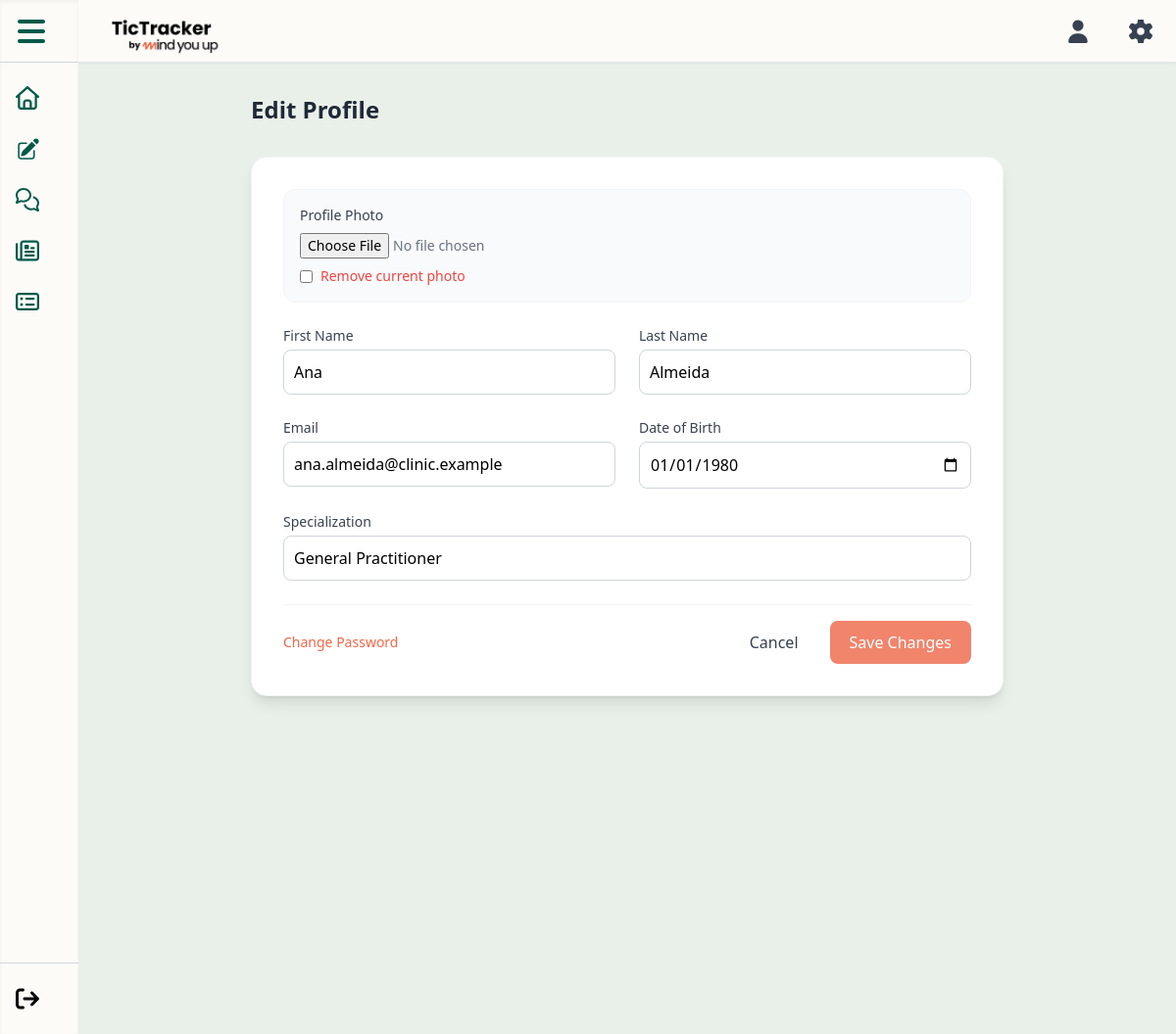
The app's page /pages/professional/edit_professional_profile.php (signed in) with its own data.
### tables this page shows
CREATE TABLE IF NOT EXISTS `professional_profile` (
  `User_ID` int(11) NOT NULL,
  `Specialization` varchar(100) DEFAULT 'General Practitioner',
  PRIMARY KEY (`User_ID`),
  FOREIGN KEY (`User_ID`) REFERENCES `user_profile`(`User_ID`) ON DELETE CASCADE ON UPDATE CASCADE
);

CREATE TABLE IF NOT EXISTS `user_profile` (
  `User_ID` int(11) NOT NULL AUTO_INCREMENT,
  `User_Image` varchar(250) NOT NULL COMMENT 'meter link na imagem',
  `First_Name` varchar(50) NOT NULL,
  `Last_Name` varchar(50) NOT NULL,
  `Email` varchar(50) NOT NULL,
  `Password` varchar(250) NOT NULL,
  `Birthday` DATE NOT NULL,
  `Role` enum('Professional','Patient') NOT NULL,
  PRIMARY KEY (`User_ID`),
  UNIQUE KEY `Email` (`Email`)
);

### pages/professional/edit_professional_profile.php (the view, shortened to what this page needs)
<?php
include('../../config.php');
$user_id = $_SESSION['user_id'];
$sql = "SELECT u.First_Name, u.Last_Name, u.Email, u.Birthday, u.User_Image, p.Specialization
        FROM user_profile u LEFT JOIN professional_profile p ON u.User_ID = p.User_ID WHERE u.User_ID = ?";
$stmt = $conn->prepare($sql);
$stmt->bind_param("i", $user_id);
$stmt->execute();
$profile = $stmt->get_result()->fetch_assoc();
include('../../components/header_component.php');
?>
<div class="flex h-screen bg-[#E9F0E9] font-sans">
    <?php include('../../includes/navbar.php'); ?>
    <main class="flex-1 overflow-y-auto p-8">
        <div class="max-w-3xl mx-auto">
            <h1 class="text-2xl font-bold text-gray-800 mb-8">Edit Profile</h1>
            <div class="bg-white rounded-2xl shadow-lg border border-gray-100 p-8">
                <form method="POST" enctype="multipart/form-data" class="space-y-6">
                    <div class="p-4 bg-gray-50 rounded-xl border border-gray-100">
                        <label class="block text-sm font-medium text-gray-700 mb-2">Profile Photo</label>
                        <input type="file" name="profile_pic" accept="image/*" class="block w-full text-sm text-gray-500 mb-2"/>
                        <?php if(!empty($profile['User_Image'])): ?>
                            <div class="flex items-center gap-2 mt-2">
                                <input type="checkbox" name="remove_photo" id="rm_photo" class="rounded text-indigo-600 focus:ring-indigo-500">
                                <label for="rm_photo" class="text-sm text-red-500 font-medium cursor-pointer">Remove current photo</label>
                            </div>
                        <?php endif; ?>
                    </div>
                    <div class="grid grid-cols-1 md:grid-cols-2 gap-6">
                        <div>
                            <label class="block text-sm font-medium text-gray-700 mb-1">First Name</label>
                            <input type="text" name="first_name" value="<?= htmlspecialchars($profile['First_Name'] ?? '') ?>" required class="w-full rounded-lg border-gray-300 border p-2.5">
                        </div>
                        <div>
                            <label class="block text-sm font-medium text-gray-700 mb-1">Last Name</label>
                            <input type="text" name="last_name" value="<?= htmlspecialchars($profile['Last_Name'] ?? '') ?>" required class="w-full rounded-lg border-gray-300 border p-2.5">
                        </div>
                    </div>
                    <div class="grid grid-cols-1 md:grid-cols-2 gap-6">
                        <div>
                            <label class="block text-sm font-medium text-gray-700 mb-1">Email</label>
                            <input type="email" name="email" value="<?= htmlspecialchars($profile['Email'] ?? '') ?>" required class="w-full rounded-lg border-gray-300 border p-2.5">
                        </div>
                        <div>
                            <label class="block text-sm font-medium text-gray-700 mb-1">Date of Birth</label>
                            <input type="date" name="dob" value="<?= htmlspecialchars($profile['Birthday'] ?? '') ?>" class="w-full rounded-lg border-gray-300 border p-2.5">
                        </div>
                    </div>
                    <div>
                        <label class="block text-sm font-medium text-gray-700 mb-1">Specialization</label>
                        <input type="text" name="specialization" value="<?= htmlspecialchars($profile['Specialization'] ?? '') ?>" placeholder="e.g. Clinical Psychologist" class="w-full rounded-lg border-gray-300 border p-2.5">
                    </div>
                    <div class="pt-4 flex justify-between items-center border-t border-gray-100 mt-6">
                         <a href="../auth/reset_password.php" class="text-[#F26647] hover:underline text-sm font-medium">Change Password</a>
                        <div class="flex gap-3">
                            <a href="professional_profile.php" class="px-5 py-2.5 rounded-lg text-gray-700 hover:bg-gray-100">Cancel</a>
                            <button type="submit" class="px-5 py-2.5 rounded-lg bg-[#F0856C] text-white font-medium hover:bg-[#F26647]">Save Changes</button>
                        </div>
                    </div>
                </form>
            </div>
        </div>
    </main>
</div>

### css/stylemain.css (style rules this page uses)
body { font-family: 'Inter', sans-serif; }

### includes/navbar.php (style rules this page uses)
body { top: 0 !important; }

### records on screen
professional_profile: first_name "Ana", last_name "Almeida", email "ana.almeida@clinic.example", dob "01/01/1980", specialization "General Practitioner"
